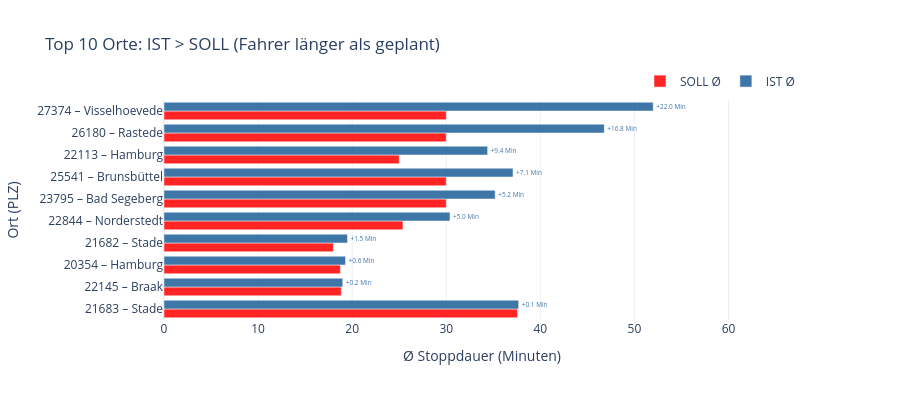

The code cell stored with this chart in its notebook:
### Code cell
# Fahrer langsamer als geplant top 10
top10_ist_groesser = (merged[merged['Abweichung_Avg'] > 0].nlargest(10, 'Abweichung_Avg').sort_values('Abweichung_Avg', ascending=True).copy())

top10_ist_groesser['label'] = top10_ist_groesser['PLZ'].astype(str) + ' – ' + top10_ist_groesser['ORT']

fig2 = go.Figure()

fig2.add_trace(go.Bar(
    y=top10_ist_groesser['label'],
    x=top10_ist_groesser['Soll_Avg'],
    name='SOLL Ø',
    orientation='h',
    marker_color='#ff0000',
    opacity=0.85
))

fig2.add_trace(go.Bar(
    y=top10_ist_groesser['label'],
    x=top10_ist_groesser['Ist_Avg'],
    name='IST Ø',
    orientation='h',
    marker_color='#00498b',
    opacity=0.75,
    text=top10_ist_groesser['Abweichung_Avg'].round(1).apply(lambda v: f'+{v:.1f} Min'),
    textposition='outside',
    textfont=dict(color='#00498b', size=11)
))

fig2.update_layout(
    template='plotly_white',
    barmode='group',
    title='Top 10 Orte: IST > SOLL (Fahrer länger als geplant)',
    xaxis_title='Ø Stoppdauer (Minuten)',
    yaxis_title='Ort (PLZ)',
    height=400,
    margin=dict(r=100),  
    xaxis=dict(
        range=[0, top10_ist_groesser['Ist_Avg'].max() * 1.3]  
    ),
    legend=dict(orientation='h', yanchor='bottom', y=1.02, xanchor='right', x=1)
)

fig2.show()

### Figure 1 — Plotly figure (JSON) as saved in the notebook; plotly's stock layout.template omitted (floating-point values rounded to 4 significant figures)
{"data": [{"marker": {"color": "#ff0000"}, "name": "SOLL Ø", "opacity": 0.85, "orientation": "h", "type": "bar", "x": [37.58, 18.85, 18.75, 18.0, 25.4, 30.0, 30.0, 25.0, 30.0, 30.0], "y": ["21683 – Stade", "22145 – Braak", "20354 – Hamburg", "21682 – Stade", "22844 – Norderstedt", "23795 – Bad Segeberg", "25541 – Brunsbüttel", "22113 – Hamburg", "26180 – Rastede", "27374 – Visselhoevede"]}, {"marker": {"color": "#00498b"}, "name": "IST Ø", "opacity": 0.75, "orientation": "h", "text": ["+0.1 Min", "+0.2 Min", "+0.6 Min", "+1.5 Min", "+5.0 Min", "+5.2 Min", "+7.1 Min", "+9.4 Min", "+16.8 Min", "+22.0 Min"], "textfont": {"color": "#00498b", "size": 11}, "textposition": "outside", "type": "bar", "x": [37.7, 19.0, 19.3, 19.5, 30.4, 35.2, 37.1, 34.4, 46.8, 52.0], "y": ["21683 – Stade", "22145 – Braak", "20354 – Hamburg", "21682 – Stade", "22844 – Norderstedt", "23795 – Bad Segeberg", "25541 – Brunsbüttel", "22113 – Hamburg", "26180 – Rastede", "27374 – Visselhoevede"]}], "layout": {"barmode": "group", "height": 400, "legend": {"orientation": "h", "x": 1, "xanchor": "right", "y": 1.02, "yanchor": "bottom"}, "margin": {"r": 100}, "title": {"text": "Top 10 Orte: IST > SOLL (Fahrer länger als geplant)"}, "xaxis": {"range": [0, 67.6], "title": {"text": "Ø Stoppdauer (Minuten)"}}, "yaxis": {"title": {"text": "Ort (PLZ)"}}}}
